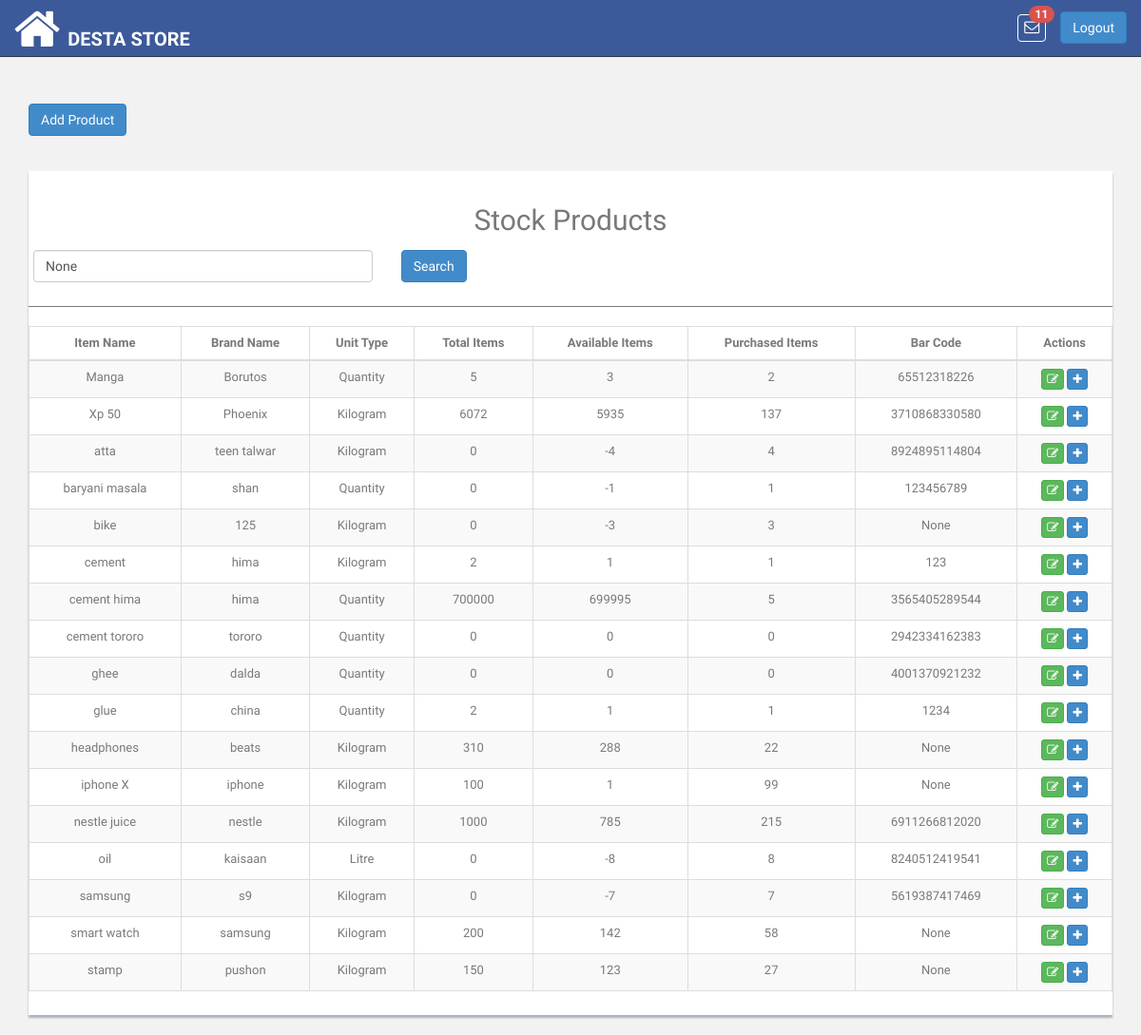
/product/stock/items/list/ (signed in), run on the app's committed database.
### pis_retailer/models.py (models this page shows, shortened)
class RetailerUser(models.Model):
    ROLE_TYPE_OWNER = 'owner'
    ROLE_TYPE_DATA_ENTRY_USER = 'data_entry_user'
    ROLE_TYPE_SALESMAN = 'salesman'
    ROLE_TYPE_VIEW_ACCOUNT = 'account_viewer'
    ROLE_TYPE_LEDGER_VIEW = 'ledger_viewer'
    ROLE_TYPES = (
        (ROLE_TYPE_OWNER, 'Owner'),
        (ROLE_TYPE_DATA_ENTRY_USER, 'Data Entry User'),
        (ROLE_TYPE_SALESMAN, 'Salesman'),
        (ROLE_TYPE_VIEW_ACCOUNT, 'Account Viewer'),
        (ROLE_TYPE_LEDGER_VIEW, 'Ledger Viewer'),
    )
    user = models.OneToOneField(User, related_name='retailer_user',on_delete=models.CASCADE)
    retailer = models.ForeignKey(Retailer, related_name='u_retailer',on_delete=models.CASCADE)
    role_type = models.CharField(
        max_length=100, choices=ROLE_TYPES, default=ROLE_TYPE_OWNER
    )

class Retailer(DatedModel):
    name = models.CharField(max_length=100)
    slug = models.SlugField(blank=False)
    package = models.CharField(max_length=200, null=True, blank=True)
    package_price = models.CharField(max_length=200, null=True, blank=True)
    package_expiry = models.DateField(blank=True, null=True)
    logo = models.ImageField(
        upload_to='images/retailer/logo/', max_length=1024,
        blank=True, null=True
    )

### pis_product/models.py (models this page shows, shortened)
class Product(models.Model):
    UNIT_TYPE_KG = 'Kilogram'
    UNIT_TYPE_GRAM = 'Gram'
    UNIT_TYPE_LITRE = 'Litre'
    UNIT_TYPE_QUANTITY = 'Quantity'
    UNIT_TYPES = (
        (UNIT_TYPE_KG, 'Kilogram'),
        (UNIT_TYPE_GRAM, 'Gram'),
        (UNIT_TYPE_LITRE, 'Litre'),
        (UNIT_TYPE_QUANTITY, 'Quantity'),
    )
    unit_type = models.CharField(
        choices=UNIT_TYPES, default=UNIT_TYPE_QUANTITY,
        blank=True, null=True, max_length=200
    )
    name = models.CharField(max_length=100, unique=True)
    brand_name = models.CharField(max_length=200, blank=True, null=True)
    retailer = models.ForeignKey(
        'pis_retailer.Retailer',
        related_name='retailer_product',on_delete=models.CASCADE
    )
    bar_code = models.CharField(max_length=13, unique=True, blank=True,
                                null=True)
    def total_items(self):
        try:
            obj_stock_in = self.stockin_product.aggregate(Sum('quantity'))
            stock_in = float(obj_stock_in.get('quantity__sum'))
        except:
            stock_in = 0
        return stock_in
    def product_available_items(self):
        try:
            obj_stock_in = self.stockin_product.aggregate(Sum('quantity'))
            stock_in = float(obj_stock_in.get('quantity__sum'))
        except:
            stock_in = 0
        try:
            obj_stock_out = self.stockout_product.aggregate(
                Sum('stock_out_quantity'))
            stock_out = float(obj_stock_out.get('stock_out_quantity__sum'))
        except:
            stock_out = 0
        return  stock_in - stock_out
    def product_purchased_items(self):
        try:
            obj_stock_out = self.stockout_product.aggregate(
                Sum('stock_out_quantity'))
            stock_out = float(obj_stock_out.get('stock_out_quantity__sum'))
        except:
            stock_out = 0
        return  stock_out

### pis_product/views.py (the view)
class StockItemList(ListView):
    template_name = 'products/stock_list.html'
    model = Product
    paginate_by = 150
    ordering = 'name'
    def dispatch(self, request, *args, **kwargs):
        if not self.request.user.is_authenticated:
            return HttpResponseRedirect(reverse('login'))
        return super(
            StockItemList, self).dispatch(request, *args, **kwargs)
    def get_queryset(self):
        queryset = self.queryset
        if not queryset:
            queryset = (
                self.request.user.retailer_user.retailer
                    .retailer_product.all()
            )
        if self.request.GET.get('name'):
            queryset = queryset.filter(
                name__icontains=self.request.GET.get('name'))
        return queryset.order_by('name')
    def get_context_data(self, **kwargs):
        context = super(StockItemList, self).get_context_data(**kwargs)
        context.update({
            'search_value_name': self.request.GET.get('name')
        })
        return context

### pis_com/templatetags/template_tags.py (called while the page is built)
@register.simple_tag
def product_notifications(retailer_id):
    return Product.objects.filter(retailer__id=retailer_id)

### templates/products/stock_list.html (shortened to what this page needs)
{% extends 'base.html' %}
{% block content %}
    <div class="col-md-12">
            <br>
            <a href="{% url 'product:add_product' retailer_id=request.user.retailer_user.retailer.id %}"><button type="button" id="add-product" class="btn btn-primary"  id="load" data-loading-text="<i class='fa fa-circle-o-notch fa-spin'></i>Processing">Add Product </button></a>
            <br><br><br>
            <div class="content-panel table-responsive">
                <table class="table table-striped table-bordered table-advance table-hover item-table">
                    <h2 class="text-center">Stock Products</h2>
                    <div class="row" style="padding: 5px">
                        <div class="col-lg-4">
                            <input type="text" class="form-control name_search" placeholder="Search by Item Name ..." value="{{ search_value_name }}">
                        </div>
                        <div class="col-lg-2">
                            <button class="btn btn-primary search">Search</button>
                        </div>
                    </div>
                    <hr>
                    <thead>
                    <tr>
                        <th class="text-center">Item Name</th>
                        <th class="text-center">Brand Name</th>
                        <th class="text-center">Unit Type</th>
                        <th class="text-center">Total Items</th>
                        <th class="text-center">Available Items</th>
                        <th class="text-center">Purchased Items</th>
                        <th class="text-center">Bar Code</th>
                        <th class="text-center">Actions</th>
                    </tr>
                    </thead>
                    <tbody class="product-table-body text-center">
                    {% for item in object_list %}
                        <tr>
                            <td>{{ item.name}}</td>
                            <td class="#">{{ item.brand_name }}</td>
                            <td class="#">{{ item.unit_type }}</td>
                            <td>{{ item.total_items|floatformat:-2 }}</td>
                            <td>{{ item.product_available_items|floatformat:-2 }}</td>
                            <td>{{ item.product_purchased_items|floatformat:-2 }}</td>
                            <td>{{ item.bar_code }}</td>
                            <td>
                                <a href="{% url 'product:update_product' pk=item.id %}"><button class="btn btn-success btn-xs"><i class="fa fa-edit"></i></button></a>
                                <a href="{% url 'product:stockin_list' product_id=item.id %}"><button class="btn btn-primary btn-xs"><i class="fa fa-plus"></i></button></a>
                            </td>
                        </tr>
                    {% endfor %}
                    </tbody>
                </table>
            </div>
        </div>
{% endblock %}

### templates/base.html (shortened to what this page needs)
<!DOCTYPE html>
<html lang="en" xmlns="http://www.w3.org/1999/html">
{% load static %}
{% load template_tags %}
<head>
    <link href="{% static 'css/bootstrap.css' %}" rel="stylesheet">
    <link href="{% static 'font-awesome/css/font-awesome.css' %}" rel="stylesheet" />
    <link rel="stylesheet" type="text/css" href="{% static 'css/zabuto_calendar.css' %}">
    <link rel="stylesheet" type="text/css" href="{% static 'js/gritter/css/jquery.gritter.css' %}" />
    <link rel="stylesheet" type="text/css" href="{% static 'lineicons/style.css' %}">
    <link href="{% static 'css/style.css' %}" rel="stylesheet">
    <link href="{% static 'css/style-responsive.css' %}" rel="stylesheet">
    <link href="{% static 'css/profileImage.css' %}" rel="stylesheet" type="text/css"/>
    <link href="{% static 'css/sweetalert2.min.css' %}" rel="stylesheet" />
</head>
<body>
<section id="container" >
    <header class="header black-bg">
        <a href="{% url 'index' %}" class="home_icon" style="float:left"><i class="fa fa-home fa-4x" aria-hidden="true"></i></a>
        <a href="{% url 'index' %}" class="logo"><b>{{ request.user.retailer_user.retailer.name }}</b></a>
        <div class="right_div">
            <div class="nav notify-row" id="top_menu">
                {% product_notifications retailer_id=request.user.retailer_user.retailer.id as p_n %}
                <ul class="nav top-menu">
                    <li id="header_inbox_bar" class="dropdown">
                        <a data-toggle="dropdown" class="dropdown-toggle msg" href="index.html#">
                            <i class="fa fa-envelope-o"></i> <span class="badge badge-danger notification_count" style="background: #d9534f"></span>
                        </a>
                    </li>
                </ul>
            </div>
            <div class="top-menu">
                <a tabindex="logout" class="btn btn-primary" href="{% url 'logout' %}" style="margin-top: 12px;">Logout</a>
            </div>
        </div>
    </header>
    <section class="wrapper">
        {% block content %}{% endblock %}
    </section>
</section>
</body>
</html>

### app_static/css/style.css (style rules this page uses)
body { color: #797979; background: #f2f2f2; font-family: 'Ruda', sans-serif; padding: 0px !important; margin: 0px !important; font-size:13px; }
ul li { list-style: none; }
a, a:hover, a:focus { text-decoration: none; outline: none; }
#container { width: 100%; height: 100%; }
hr { margin-top: 20px; margin-bottom: 20px; border: 0; border-top: 1px solid #797979; }
.header, .footer { min-height: 60px; padding: 0 15px; }
.header { position: fixed; left: 0; right: 0; z-index: 1002; }
.black-bg { background: #3C5A99; border-bottom: 1px solid #2B3D4A; }
.wrapper { display: inline-block; margin-top: 90px; padding-left: 15px; padding-right: 15px; padding-bottom: 15px; padding-top: 0px; width: 100%; }
a.logo { font-size: 20px; color: #ffffff; float: left; margin-top: 27px; text-transform: uppercase; }
a.logo b { font-weight: 900; }
#top_menu .nav > li, ul.top-menu > li { float: left; }
.notify-row { float: left; margin-top: 15px; margin-left: 92px; }
ul.top-menu > li > a { color: #666666; font-size: 16px; border-radius: 4px; -webkit-border-radius: 4px; border:1px solid #68dff0; padding: 2px 6px; margin-right: 15px; }
.notify-row .badge { position: absolute; right: -10px; top: -10px; z-index: 100; }
.content-panel { background: #ffffff; box-shadow: 0px 3px 2px #aab2bd; padding-top: 15px; padding-bottom: 5px; }

### templates/base.html (style rules this page uses)
.msg { color: #fff !important; border:none !important; border: 1px solid #fff !important; }
.right_div { float:right; }
.notify-row { margin-left: -45px !important; }
.home_icon { float:left; color:#fff; margin-right:8px; margin-top:5px; }

### data on the page
Product: name "Manga", brand_name "Borutos", unit_type "Quantity", total_items "5", product_available_items "3", product_purchased_items "2", bar_code "65512318226"
Product: name "Xp 50", brand_name "Phoenix", unit_type "Kilogram", total_items "6072", product_available_items "5935", product_purchased_items "137", bar_code "3710868330580"
Product: name "atta", brand_name "teen talwar", unit_type "Kilogram", total_items "0", product_available_items "-4", product_purchased_items "4", bar_code "8924895114804"
Product: name "baryani masala", brand_name "shan", unit_type "Quantity", total_items "0", product_available_items "-1", product_purchased_items "1", bar_code "123456789"
Product: name "bike", brand_name "125", unit_type "Kilogram", total_items "0", product_available_items "-3", product_purchased_items "3", bar_code "None"
Product: name "cement", brand_name "hima", unit_type "Kilogram", total_items "2", product_available_items "1", product_purchased_items "1", bar_code "123"
Product: name "cement hima", brand_name "hima", unit_type "Quantity", total_items "700000", product_available_items "699995", product_purchased_items "5", bar_code "3565405289544"
Product: name "cement tororo", brand_name "tororo", unit_type "Quantity", total_items "0", product_available_items "0", product_purchased_items "0", bar_code "2942334162383"
Product: name "ghee", brand_name "dalda", unit_type "Quantity", total_items "0", product_available_items "0", product_purchased_items "0", bar_code "4001370921232"
Product: name "glue", brand_name "china", unit_type "Quantity", total_items "2", product_available_items "1", product_purchased_items "1", bar_code "1234"
Product: name "headphones", brand_name "beats", unit_type "Kilogram", total_items "310", product_available_items "288", product_purchased_items "22", bar_code "None"
Product: name "iphone X", brand_name "iphone", unit_type "Kilogram", total_items "100", product_available_items "1", product_purchased_items "99", bar_code "None"
Product: name "nestle juice", brand_name "nestle", unit_type "Kilogram", total_items "1000", product_available_items "785", product_purchased_items "215", bar_code "6911266812020"
Product: name "oil", brand_name "kaisaan", unit_type "Litre", total_items "0", product_available_items "-8", product_purchased_items "8", bar_code "8240512419541"
Product: name "samsung", brand_name "s9", unit_type "Kilogram", total_items "0", product_available_items "-7", product_purchased_items "7", bar_code "5619387417469"
Product: name "smart watch", brand_name "samsung", unit_type "Kilogram", total_items "200", product_available_items "142", product_purchased_items "58", bar_code "None"
Product: name "stamp", brand_name "pushon", unit_type "Kilogram", total_items "150", product_available_items "123", product_purchased_items "27", bar_code "None"

### other printed values
{{ request.user.retailer_user.retailer.name }} "DESTA STORE"
